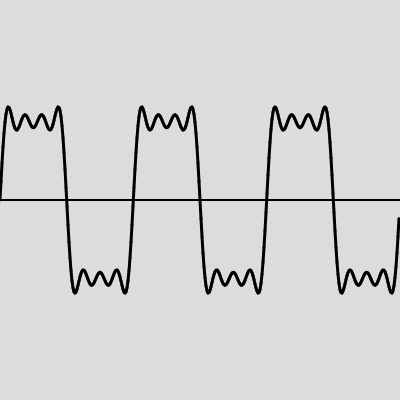
Frame 1 (no input)
Frame 60 (no input): identical to frame 1, image omitted
Frame 120 (the mouse pressed at the canvas centre since frame 60): identical to frame 1, image omitted

The p5.js sketch that drew this single still picture (run headless with seeded random() and noise() and a simulated clock; from frame 60 on, the mouse is pressed at the canvas centre):

// p5.js sketch
// ── sketch.js
let sineWave;
let frequency = 3;
let phase;
let amplitude;
function setup() {
  createCanvas(400, 400);
  amplitude = height / 4;
  phase = 0;
  sineWave = new Array(width);
  for (let i = 0; i < width; i++) {
    sineWave[i] =
      amplitude * sin((2 * PI * frequency * i) / width + phase) +
      (amplitude / 3.0) * sin((2 * PI * frequency * 3 * i) / width + phase) +
      (amplitude / 5.0) * sin((2 * PI * frequency * 5 * i) / width + phase) +
      (amplitude / 7.0) * sin((2 * PI * frequency * 7 * i) / width + phase);
  }
}

function draw() {
  background(220);
  translate(0, height / 2);
  scale(1, -1);
  stroke(0);
  strokeWeight(2);
  line(0, 0, width, 0);
  strokeWeight(3);
  for (let i = 0; i < width - 1; i++) {
    line(i, sineWave[i], i + 1, sineWave[i + 1]);
  }
}
